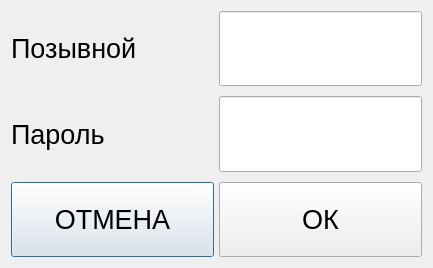
<?xml version="1.0" encoding="UTF-8"?>
<ui version="4.0">
 <class>DriverNumberDialog</class>
 <widget class="QDialog" name="DriverNumberDialog">
  <property name="geometry">
   <rect>
    <x>0</x>
    <y>0</y>
    <width>433</width>
    <height>268</height>
   </rect>
  </property>
  <property name="sizePolicy">
   <sizepolicy hsizetype="Preferred" vsizetype="Preferred">
    <horstretch>0</horstretch>
    <verstretch>0</verstretch>
   </sizepolicy>
  </property>
  <property name="windowTitle">
   <string>Смена позывного</string>
  </property>
  <layout class="QGridLayout" name="gridLayout" rowstretch="1,1,1" columnstretch="1,1">
   <property name="sizeConstraint">
    <enum>QLayout::SetDefaultConstraint</enum>
   </property>
   <property name="horizontalSpacing">
    <number>5</number>
   </property>
   <property name="verticalSpacing">
    <number>10</number>
   </property>
   <item row="0" column="0">
    <widget class="QLabel" name="label">
     <property name="sizePolicy">
      <sizepolicy hsizetype="Expanding" vsizetype="Expanding">
       <horstretch>0</horstretch>
       <verstretch>0</verstretch>
      </sizepolicy>
     </property>
     <property name="minimumSize">
      <size>
       <width>200</width>
       <height>0</height>
      </size>
     </property>
     <property name="font">
      <font>
       <pointsize>20</pointsize>
      </font>
     </property>
     <property name="text">
      <string>Позывной</string>
     </property>
    </widget>
   </item>
   <item row="0" column="1">
    <widget class="QLineEdit" name="driverNumberLineEdit">
     <property name="sizePolicy">
      <sizepolicy hsizetype="Expanding" vsizetype="Expanding">
       <horstretch>0</horstretch>
       <verstretch>0</verstretch>
      </sizepolicy>
     </property>
     <property name="font">
      <font>
       <pointsize>20</pointsize>
      </font>
     </property>
     <property name="focusPolicy">
      <enum>Qt::ClickFocus</enum>
     </property>
     <property name="inputMask">
      <string>000</string>
     </property>
     <property name="keyboard" stdset="0">
      <bool>true</bool>
     </property>
    </widget>
   </item>
   <item row="1" column="0">
    <widget class="QLabel" name="label_2">
     <property name="sizePolicy">
      <sizepolicy hsizetype="Expanding" vsizetype="Expanding">
       <horstretch>0</horstretch>
       <verstretch>0</verstretch>
      </sizepolicy>
     </property>
     <property name="minimumSize">
      <size>
       <width>200</width>
       <height>0</height>
      </size>
     </property>
     <property name="font">
      <font>
       <pointsize>20</pointsize>
      </font>
     </property>
     <property name="text">
      <string>Пароль</string>
     </property>
    </widget>
   </item>
   <item row="1" column="1">
    <widget class="QLineEdit" name="passwordEdit">
     <property name="sizePolicy">
      <sizepolicy hsizetype="Expanding" vsizetype="Expanding">
       <horstretch>0</horstretch>
       <verstretch>0</verstretch>
      </sizepolicy>
     </property>
     <property name="font">
      <font>
       <pointsize>20</pointsize>
      </font>
     </property>
     <property name="focusPolicy">
      <enum>Qt::ClickFocus</enum>
     </property>
     <property name="inputMask">
      <string>000000</string>
     </property>
     <property name="keyboard" stdset="0">
      <bool>true</bool>
     </property>
    </widget>
   </item>
   <item row="2" column="0">
    <widget class="QPushButton" name="pushButton">
     <property name="sizePolicy">
      <sizepolicy hsizetype="Expanding" vsizetype="Expanding">
       <horstretch>0</horstretch>
       <verstretch>0</verstretch>
      </sizepolicy>
     </property>
     <property name="font">
      <font>
       <pointsize>20</pointsize>
      </font>
     </property>
     <property name="text">
      <string>ОТМЕНА</string>
     </property>
     <property name="icon">
      <iconset resource="UI.qrc">
       <normaloff>:/UI/images/error.png</normaloff>:/UI/images/error.png</iconset>
     </property>
     <property name="iconSize">
      <size>
       <width>32</width>
       <height>32</height>
      </size>
     </property>
    </widget>
   </item>
   <item row="2" column="1">
    <widget class="QPushButton" name="pushButton_2">
     <property name="sizePolicy">
      <sizepolicy hsizetype="Expanding" vsizetype="Expanding">
       <horstretch>0</horstretch>
       <verstretch>0</verstretch>
      </sizepolicy>
     </property>
     <property name="font">
      <font>
       <pointsize>20</pointsize>
      </font>
     </property>
     <property name="text">
      <string>ОК</string>
     </property>
     <property name="icon">
      <iconset resource="UI.qrc">
       <normaloff>:/UI/images/ok.png</normaloff>:/UI/images/ok.png</iconset>
     </property>
     <property name="iconSize">
      <size>
       <width>32</width>
       <height>32</height>
      </size>
     </property>
    </widget>
   </item>
  </layout>
 </widget>
 <layoutdefault spacing="6" margin="11"/>
 <resources>
  <include location="UI.qrc"/>
 </resources>
 <connections>
  <connection>
   <sender>pushButton</sender>
   <signal>clicked()</signal>
   <receiver>DriverNumberDialog</receiver>
   <slot>reject()</slot>
   <hints>
    <hint type="sourcelabel">
     <x>44</x>
     <y>242</y>
    </hint>
    <hint type="destinationlabel">
     <x>44</x>
     <y>330</y>
    </hint>
   </hints>
  </connection>
  <connection>
   <sender>pushButton_2</sender>
   <signal>clicked()</signal>
   <receiver>DriverNumberDialog</receiver>
   <slot>checkPassword()</slot>
   <hints>
    <hint type="sourcelabel">
     <x>353</x>
     <y>231</y>
    </hint>
    <hint type="destinationlabel">
     <x>353</x>
     <y>310</y>
    </hint>
   </hints>
  </connection>
  <connection>
   <sender>passwordEdit</sender>
   <signal>editingFinished()</signal>
   <receiver>DriverNumberDialog</receiver>
   <slot>checkPassword()</slot>
   <hints>
    <hint type="sourcelabel">
     <x>259</x>
     <y>116</y>
    </hint>
    <hint type="destinationlabel">
     <x>276</x>
     <y>347</y>
    </hint>
   </hints>
  </connection>
 </connections>
 <slots>
  <slot>checkPassword()</slot>
 </slots>
</ui>
